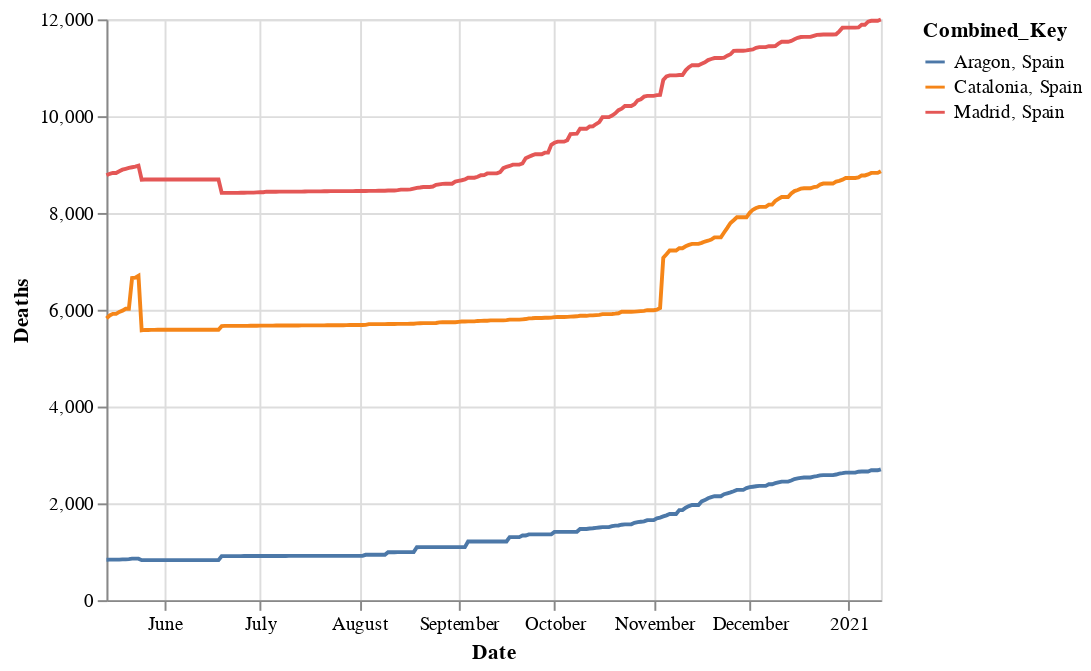

Notebook source saved alongside this figure:
### Code cell
alt.Chart(df[(df.Combined_Key=='Catalonia, Spain') | (df.Combined_Key=='Aragon, Spain') | (df.Combined_Key=='Madrid, Spain')]).mark_line().encode(x='Date:T',y='Deaths',color='Combined_Key')

### Figure 1 — Vega-Lite specification as saved in the notebook (floating-point values rounded to 4 significant figures; data arrays with more than 128 entries replaced by an {"elided": "..."} marker saying what was removed)
{"config": {"view": {"continuousWidth": 400, "continuousHeight": 300}}, "data": {"name": "data-b65ad303cf05cda5a616e4fa1c11fde8"}, "mark": "line", "encoding": {"color": {"type": "nominal", "field": "Combined_Key"}, "x": {"type": "temporal", "field": "Date"}, "y": {"type": "quantitative", "field": "Deaths"}}, "$schema": "https://vega.github.io/schema/vega-lite/v4.8.1.json", "datasets": {"data-b65ad303cf05cda5a616e4fa1c11fde8": {"elided": "729 records"}}}
